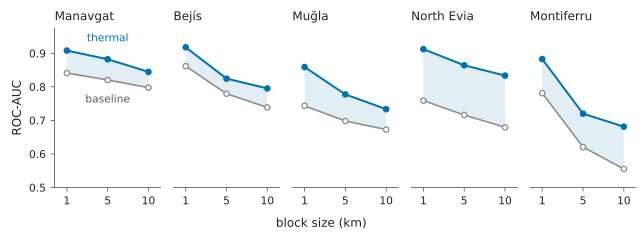

Generate this figure with Python:
#!/usr/bin/env python3
"""Figure 3 - within-region thermal gain by block size (2026-10-23 redraw).

One small panel per region. Each panel shows the spatially blocked ROC-AUC of the baseline set
(grey, open markers) and the thermal set (blue, filled) at blocks of 2, 10 and 20 cells
(about 1, 5 and 10 km); the light band between them is the thermal gain. The intervals of the
gain are in Table 2 and are not repeated here.

The earlier three-panel version (dumbbells with a numeric column, a thermal-AUC panel and a
dodged delta panel with five colours) is in the git history before 2026-10-23.

Data: paper/figures/data/fig_data_corrected.json (corrected Manavgat label; extracted by
extract_fig_data.mjs from the official overlay rerun_labelfix/_round5/ov_official).
Asserts: every cell of 04_results Table 2 (45 values plus 15 intervals, to the printed 3 dp).
"""
import json
import sys
from pathlib import Path

import matplotlib
matplotlib.use("Agg")
import matplotlib.pyplot as plt

sys.path.insert(0, str(Path(__file__).resolve().parent))
from _layout_check import check as layout_check, assert_inside
import _style as S

HERE = Path(__file__).resolve().parent
DATA_PATH = HERE / "data" / "fig_data_corrected.json"
DATA = json.loads(DATA_PATH.read_text())
fig34 = DATA["fig34"]

REGIONS = ["manavgat_2021", "bejis_2022", "mugla_2021", "evia_2021_extended", "montiferru_2021"]
LABEL = {"manavgat_2021": "Manavgat", "bejis_2022": "Bejís", "mugla_2021": "Muğla",
         "evia_2021_extended": "North Evia", "montiferru_2021": "Montiferru"}
BLOCKS = ["2", "10", "20"]
KM = {"2": "1", "10": "5", "20": "10"}

# ---- asserts vs 04_results Table 2: baseline, thermal, delta, CI low, CI high ----
TABLE1 = {
    "manavgat_2021": {"2": (0.841, 0.908, 0.067, 0.060, 0.073), "10": (0.820, 0.882, 0.062, 0.040, 0.082),
                      "20": (0.798, 0.845, 0.047, 0.016, 0.081)},
    "bejis_2022": {"2": (0.862, 0.918, 0.056, 0.048, 0.065), "10": (0.779, 0.824, 0.045, 0.018, 0.069),
                   "20": (0.739, 0.795, 0.057, 0.031, 0.090)},
    "mugla_2021": {"2": (0.743, 0.859, 0.116, 0.106, 0.125), "10": (0.698, 0.777, 0.079, 0.050, 0.105),
                   "20": (0.673, 0.733, 0.061, 0.030, 0.094)},
    "evia_2021_extended": {"2": (0.759, 0.912, 0.153, 0.142, 0.166), "10": (0.716, 0.864, 0.148, 0.119, 0.182),
                           "20": (0.679, 0.833, 0.154, 0.124, 0.189)},
    "montiferru_2021": {"2": (0.781, 0.883, 0.101, 0.080, 0.125), "10": (0.620, 0.720, 0.099, 0.017, 0.186),
                        "20": (0.555, 0.681, 0.126, 0.053, 0.228)},
}
for reg, rows in TABLE1.items():
    for b, want in rows.items():
        v = fig34[reg][b]
        got = (v["baseline"], v["thermal"], v["delta"], v["delta_ci"][0], v["delta_ci"][1])
        for i, (g, w) in enumerate(zip(got, want)):
            assert round(g, 3) == w, f"Table 2 mismatch {reg} block {b} col {i}: {g:.5f} vs {w}"
for reg in REGIONS:
    for b in BLOCKS:
        lo, hi = fig34[reg][b]["delta_ci"]
        assert lo > 0, f"delta CI must exclude zero: {reg} block {b}"

# ---------------- figure ------------------------------------------------------------------
S.apply()
fig, axes = plt.subplots(1, len(REGIONS), figsize=(S.WIDTH_MM * S.MM, 62 * S.MM), sharey=True)
x = list(range(len(BLOCKS)))
data_artists = []
for ax, reg in zip(axes, REGIONS):
    base = [fig34[reg][b]["baseline"] for b in BLOCKS]
    therm = [fig34[reg][b]["thermal"] for b in BLOCKS]
    ax.fill_between(x, base, therm, color=S.BLUE, alpha=0.12, lw=0, zorder=1)
    lb, = ax.plot(x, base, color=S.GREY, lw=1.2, marker="o", ms=4.0, mfc="white", mec=S.GREY,
                  mew=1.0, zorder=2)
    lt, = ax.plot(x, therm, color=S.BLUE, lw=1.5, marker="o", ms=4.0, zorder=3)
    data_artists += [(lb, f"baseline:{LABEL[reg]}"), (lt, f"thermal:{LABEL[reg]}")]
    ax.set_title(LABEL[reg], loc="left")
    ax.set_xticks(x, [KM[b] for b in BLOCKS])
    ax.set_xlim(-0.3, len(BLOCKS) - 0.7)
    assert_inside(ax, f"Fig. 3 {LABEL[reg]}", ys=base + therm)

axes[0].set_ylim(0.50, 0.975)
axes[0].set_yticks([0.5, 0.6, 0.7, 0.8, 0.9])
axes[0].set_ylabel("ROC-AUC")
for ax in axes[1:]:
    ax.tick_params(axis="y", left=False)
    ax.spines["left"].set_visible(False)

# direct labels in the first panel, centred on the 5 km column
# (the collision checker takes a line's whole bounding box, so the labels clear each line's range)
top = max(fig34["manavgat_2021"][b]["thermal"] for b in BLOCKS)
bottom = min(fig34["manavgat_2021"][b]["baseline"] for b in BLOCKS)
axes[0].text(1, top + 0.02, "thermal", color=S.BLUE, fontsize=S.FS_SMALL, ha="center", va="bottom")
axes[0].text(1, bottom - 0.02, "baseline", color=S.MUTED, fontsize=S.FS_SMALL, ha="center", va="top")

fig.supxlabel("block size (km)", fontsize=S.FS_BODY, y=0.02)
fig.subplots_adjust(left=0.085, right=0.99, top=0.88, bottom=0.2, wspace=0.12)

problems = layout_check(fig, "Fig. 3 - within-region gain by block size",
                        min_gap_pt=2.0, min_font_pt=8.0, data_artists=data_artists)
S.save(fig, HERE, "fig3_within_robustness")

(HERE / "fig3_provenance.json").write_text(json.dumps({
    "figure": "Figure 3 - within-region thermal gain by block size",
    "script": "paper/figures/fig3_within_robustness.py",
    "data": {"path": "paper/figures/data/fig_data_corrected.json",
             "sha256": __import__("hashlib").sha256(DATA_PATH.read_bytes()).hexdigest(),
             "note": "step8c + robustness outputs of the corrected-label overlay; per-source sha256 inside"},
    "asserts": "all 75 printed values of 04 Table 2 equal the source rounded to 3 dp, zero tolerance; "
               "every delta CI lower bound > 0 (15 region-block cells); every plotted value inside its axis view",
    "design": "2026-10-23 redraw: small multiples, baseline grey/open, thermal blue/filled, gain as a light band; "
              "intervals left to Table 2",
    "canvas_mm": [S.WIDTH_MM, 62],
    "font_pt": {"body": S.FS_BODY, "minimum": S.FS_SMALL},
    "layout_check": f"paper/figures/_layout_check.py; {len(problems)} problems at build time",
    "environment": f"matplotlib {matplotlib.__version__}",
}, indent=1, ensure_ascii=False), encoding="utf-8")
print("fig3 written; all 15 delta CIs exclude zero")
